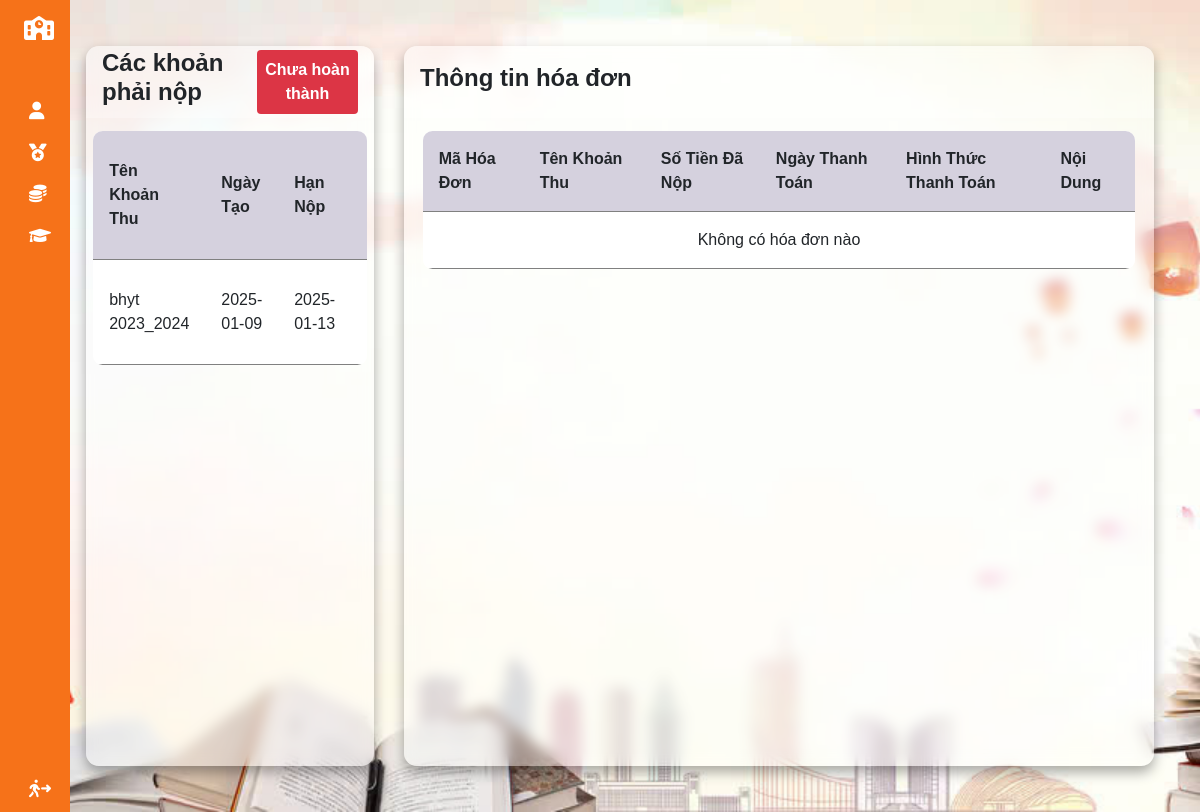
Page /Taichinh (signed in) on the earlier database version.
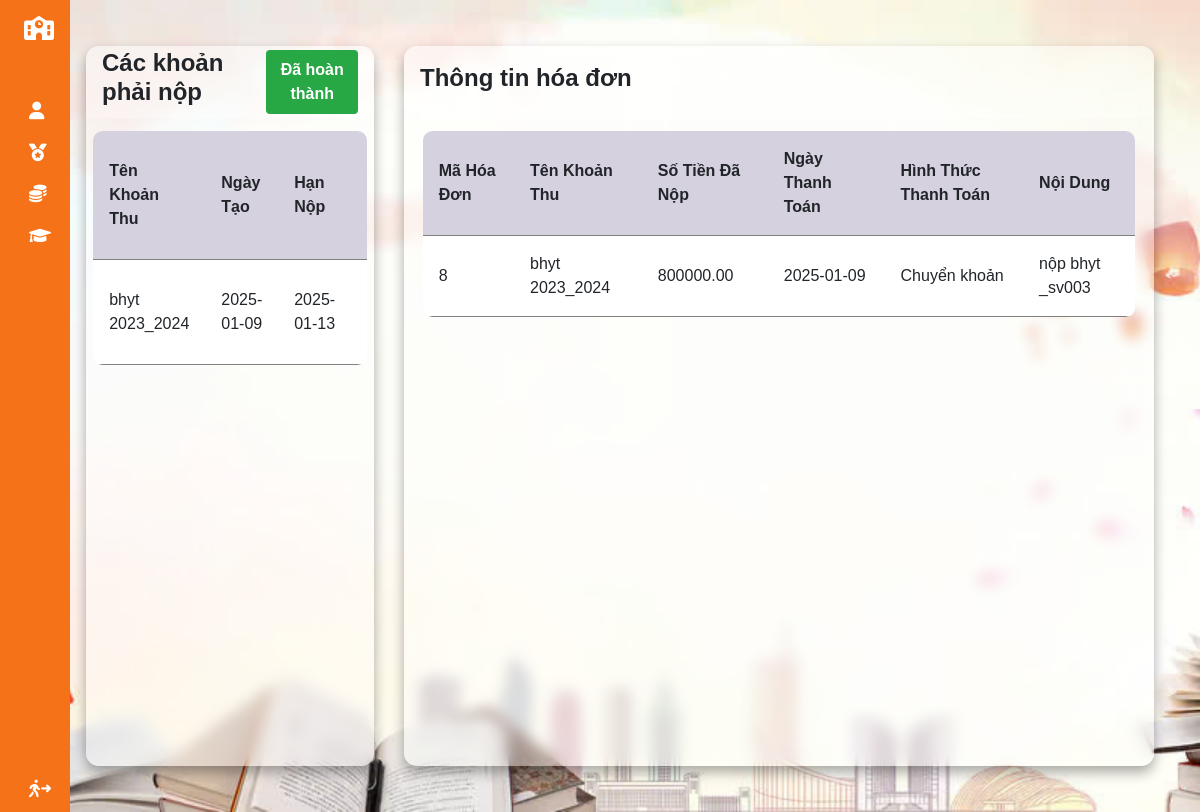
Same page on the later database version.
### tables this page shows
CREATE TABLE `khoan_thu_sinh_vien` (
  `ma_khoan_thu` int(11) NOT NULL,
  `ma_sinh_vien` varchar(10) NOT NULL,
  `so_tien_ban_dau` decimal(12,2) NOT NULL,
  `so_tien_mien_giam` decimal(12,2) DEFAULT NULL,
  `so_tien_phai_nop` decimal(12,2) DEFAULT NULL,
  `trang_thai_thanh_toan` varchar(50) DEFAULT NULL
);

CREATE TABLE `khoan_thu` (
  `ma_khoan_thu` int(11) NOT NULL,
  `ten_khoan_thu` varchar(255) NOT NULL,
  `loai_khoan_thu` varchar(50) DEFAULT NULL,
  `so_tien` decimal(12,2) NOT NULL,
  `ngay_tao` date DEFAULT NULL,
  `han_nop` date DEFAULT NULL
);

CREATE TABLE `hoa_don` (
  `ma_hoa_don` int(11) NOT NULL,
  `ma_sinh_vien` varchar(10) NOT NULL,
  `ma_khoan_thu` int(11) NOT NULL,
  `ngay_thanh_toan` date NOT NULL,
  `so_tien_da_nop` decimal(12,2) NOT NULL,
  `hinh_thuc_thanh_toan` varchar(50) DEFAULT NULL,
  `noi_dung` varchar(255) DEFAULT NULL
);

### MVC/Core/controller.php (called while the page is built, shortened)
<?php
class controller{
    public function model($model){
        return new $model;
    }
    public function view($view,$data=[]){
        include_once './MVC/Views/'.$view.'.php';
    }
}
?>

### MVC/Controllers/Taichinh.php (called while the page is built)
<?php
class Taichinh extends controller{
    private $taichinh;
    function __construct()
    {
        $this->taichinh=$this->model('Taichinh_m');
    }
    function Get_data(){
        $id=$_SESSION['ma_tai_khoan'];
        $dataHoaDon=$this->taichinh->getHoaDonBySinhVien($id);
        $dataDSphainop=$this->taichinh->getThongTinPhaiNopBySinhVien($id);
        $this->view('Masterlayout',['page'=>'Taichinh_v', 'dulieu'=>$dataHoaDon,'dsphainop'=>$dataDSphainop]);
    }
}
?>

### MVC/Core/app.php (called while the page is built, shortened)
<?php
class app{
    protected $action='Get_data';
    function __construct()
    {
       $arr=$this->processURL();
      if($arr!=null){
        if(file_exists('./MVC/Controllers/'.$arr[0].'.php')){
            unset($arr[0]);
        }
      }
      $this->controller=new $this->controller;
      $this->param=$arr?array_values($arr):[];
      call_user_func_array([$this->controller,$this->action],$this->param);
    }
    function processURL(){
        if(isset($_GET['url'])){
         return explode('/', filter_var( trim($_GET['url']),FILTER_DEFAULT));
        }
    }
}
?>

### index.php (called while the page is built, shortened)
<?php
 $myapp =new app();
?>

### MVC/Core/connectDB.php (called while the page is built, shortened)
<?php
class connectDB {
    function __construct()
    {
       $this->con=mysqli_connect('localhost','root','','qlhssv') ;
    }
}
?>

### MVC/Models/Taichinh_m.php (called while the page is built)
<?php
class Taichinh_m extends connectDB {
    function getHoaDonBySinhVien($maSinhVien) {
        $sql = "SELECT
                    hd.ma_hoa_don,
                    kt.ten_khoan_thu,
                    hd.so_tien_da_nop,
                    hd.ngay_thanh_toan,
                    hd.hinh_thuc_thanh_toan,
                    hd.noi_dung
                FROM
                    hoa_don AS hd
                JOIN
                    khoan_thu AS kt ON hd.ma_khoan_thu = kt.ma_khoan_thu
                WHERE
                    hd.ma_sinh_vien = '$maSinhVien'";
        return mysqli_query($this->con, $sql);
    }
    function getThongTinPhaiNopBySinhVien($maSinhVien) {
        $sql = "SELECT
                    kt.ten_khoan_thu,
                    kt.ngay_tao,
                    kt.han_nop,
                    ktsv.so_tien_ban_dau,
                    ktsv.so_tien_mien_giam,
                    ktsv.so_tien_phai_nop,
                    ktsv.trang_thai_thanh_toan
                FROM
                    khoan_thu_sinh_vien AS ktsv
                JOIN
                    khoan_thu AS kt ON ktsv.ma_khoan_thu = kt.ma_khoan_thu
                WHERE
                    ktsv.ma_sinh_vien = '$maSinhVien'";
        return mysqli_query($this->con, $sql);
    }
}
?>

### MVC/Views/Pages/Taichinh_v.php (the view, shortened to what this page needs)
<!DOCTYPE html>
<html lang="en">
<head>
    <link rel="stylesheet" href="https://cdnjs.cloudflare.com/ajax/libs/font-awesome/4.7.0/css/font-awesome.min.css">
    <link rel="stylesheet" href="http://localhost/QLHS/Public/CSS/button.css">
    <link rel="stylesheet" type="text/css" href="http://localhost/QLHS/Public/CSS/styleDT.css">
    <link rel="stylesheet" href="https://use.fontawesome.com/releases/v5.3.1/css/all.css">
    <link rel="stylesheet" href="https://use.fontawesome.com/releases/v5.3.1/css/fontawesome.css">
    <link rel="stylesheet" href="http://localhost/QLHS/Public/CSS/select2.css?v=<?php echo time();?>">
    <link rel="stylesheet" href="http://localhost/QLHS/Public/CSS/dulieu.css?v=<?php echo time();?>">
</head>
<body>
    <main class="table" id="customers_table" style="margin-top: 30px;">
            <?php
        $tong_trang_thai = 'Đã hoàn thành';
        if (isset($data['dsphainop']) && mysqli_num_rows($data['dsphainop']) > 0) {
            while ($row = mysqli_fetch_assoc($data['dsphainop'])) {
                if ($row['trang_thai_thanh_toan'] != 'Đã thanh toán') {
                    $tong_trang_thai = 'Chưa hoàn thành';
                    break;
                }
            }
            mysqli_data_seek($data['dsphainop'], 0);
        }
        ?>
        <?php
if (isset($data['dsphainop']) && mysqli_num_rows($data['dsphainop']) > 0) {
    mysqli_data_seek($data['dsphainop'], 0);
}
?>
        <section class="table__header">
            <h1>Các khoản phải nộp</h1>
            <div style="text-align: center; margin: 10px 0;">
    <?php
    if ($tong_trang_thai == 'Đã hoàn thành') {
        echo '<span class="status-label status-complete">Đã hoàn thành</span>';
    } else {
        echo '<span class="status-label status-incomplete">Chưa hoàn thành</span>';
    }
    ?>
</div>
        </section>
        <section class="table__body">
            <table>
                <thead>
                    <tr>
                    <th>Tên khoản thu</th>
                    <th>Ngày tạo</th>
                    <th>Hạn nộp</th>
                    <th>Số tiền ban đầu</th>
                    </tr>
                </thead>
                <tbody>
                    <?php
                        if(isset($data['dsphainop']) && mysqli_num_rows($data['dsphainop'])>0 ){
                            while($row=mysqli_fetch_assoc($data['dsphainop'])){
                                ?>
                                        <tr>
                                            <td> <?php echo $row['ten_khoan_thu']?> </td>
                                            <td> <?php echo $row['ngay_tao']?> </td>
                                            <td> <?php echo $row['han_nop']?> </td>
                                            <td> <?php echo $row['so_tien_ban_dau']?> </td>
                                        </tr>
                                <?php
                            }
                        }
                    ?>
            </tbody>
            </table>
        </section>
    </main>
    <div class="content-2">
    <form id="myForm" method="post" action="./Taichinh">
    <main class="table" id="customers_table" style="width: 750px; margin: 30px;">
        <section class="table__header">
            <h1>Thông tin hóa đơn</h1>
        </section>
        <section class="table__body">
            <table>
                <thead>
                    <tr>
                        <th>Mã hóa đơn</th>
                        <th>Tên khoản thu</th>
                        <th>Số tiền đã nộp</th>
                        <th>Ngày thanh toán</th>
                        <th>Hình thức thanh toán</th>
                        <th>Nội dung</th>
                    </tr>
                </thead>
                <tbody>
                    <?php
                    if (isset($data['dulieu']) && mysqli_num_rows($data['dulieu']) > 0) {
                        while ($row = mysqli_fetch_assoc($data['dulieu'])) {
                            ?>
                            <tr>
                                <td><?php echo $row['ma_hoa_don']; ?></td>
                                <td><?php echo $row['ten_khoan_thu']; ?></td>
                                <td><?php echo $row['so_tien_da_nop']; ?></td>
                                <td><?php echo $row['ngay_thanh_toan']; ?></td>
                                <td><?php echo $row['hinh_thuc_thanh_toan']; ?></td>
                                <td><?php echo $row['noi_dung']; ?></td>
                            </tr>
                            <?php
                        }
                    } else {
                        echo '<tr><td colspan="6" style="text-align: center;">Không có hóa đơn nào</td></tr>';
                    }
                    ?>
                </tbody>
            </table>
        </section>
    </main>
        </div>
    </div>
</body>
</html>

### MVC/Views/Masterlayout.php (shortened to what this page needs)
<!DOCTYPE html>
<html lang="en">
<head>
    <link href="https://cdn.lineicons.com/4.0/lineicons.css" rel="stylesheet" />
    <link href="https://cdnjs.cloudflare.com/ajax/libs/font-awesome/6.5.0/css/all.min.css" rel="stylesheet">
    <link href="https://cdn.jsdelivr.net/npm/bootstrap@5.3.0-alpha3/dist/css/bootstrap.min.css" rel="stylesheet"
>
    <link rel="stylesheet"  href="http://localhost/qlhs/Public/CSS/layout.css?v=<?php echo time();?>">
</head>
<body>
    <div class="wrapper">
        <aside id="sidebar">
            <div class="d-flex">
                <button class="toggle-btn" type="button">
                    <i class="fa-solid fa-school"></i>
                </button>
            </div>
            <ul class="sidebar-nav">
                <li class="sidebar-item">
                    <a href="#" class="sidebar-link collapsed has-dropdown" data-bs-toggle="collapse"
                        data-bs-target="#QLTK" aria-expanded="false" aria-controls="QLTK">
                        <i class="fa-solid fa-user"></i>
                    </a>
                </li>
                <li class="sidebar-item">
                    <a href="http://localhost/qlhs/DSdiem" class="sidebar-link">
                    <i class="fa-solid fa-medal"></i>
                    </a>
                </li>
                <li class="sidebar-item">
                    <a href="http://localhost/qlhs/Taichinh" class="sidebar-link">
                        <i class="fa-solid fa-coins"></i>
                    </a>
                </li>
                <li class="sidebar-item">
                    <a href="#" class="sidebar-link collapsed has-dropdown" data-bs-toggle="collapse"
                        data-bs-target="#QLHT" aria-expanded="false" aria-controls="QLHT">
                        <i class="fas fa-graduation-cap"></i>
                    </a>
                </li>
            </ul>
            <div class="sidebar-footer">
                <a href="http://localhost/qlhs/Login/logout" class="sidebar-link">
                    <i class="fa-solid fa-person-walking-arrow-right"></i>
                </a>
            </div>
        </aside>
        <div class="main p-3">
            <div class="main-content">
            <?php
                   include_once './MVC/Views/Pages/'.$data['page'].'.php';
               ?>
</body>
</html>

### Public/CSS/layout.css (style rules this page uses)
a { text-decoration: none; }
li { list-style: none; }
h1 { font-weight: 600; font-size: 1.5rem; }
body { font-family: 'Poppins', sans-serif; }
.wrapper { display: flex; width: 100%; }
.main { min-height: 100vh; width: 100%; overflow: hidden; transition: all 0.35s ease-in-out; background-color: #fafbfe; display: flex; justify-content: center; background: url(../Picture/nen.jpg) center / cover no-repeat; }
#sidebar { width: 70px; min-width: 70px; z-index: 1000; transition: all .25s ease-in-out; background-color: #f67219; display: flex; flex-direction: column; }
.toggle-btn { background-color: transparent; cursor: pointer; border: 0; padding: 1rem 1.5rem; }
.toggle-btn i { font-size: 1.5rem; color: #FFF; }
.sidebar-nav { padding: 2rem 0; flex: 1 1 auto; }
a.sidebar-link { padding: .625rem 1.625rem; color: #FFF; display: block; font-size: 0.9rem; white-space: nowrap; border-left: 3px solid transparent; }
.sidebar-link i { font-size: 1.1rem; margin-right: .75rem; }
.sidebar-item { position: relative; }

### Public/CSS/styleDT.css (style rules this page uses)
* { margin: 0; padding: 0; box-sizing: border-box; font-family: sans-serif; }
body { min-height: 100vh; display: flex; justify-content: center; align-items: center; }
main.table { width: 82vw; height: 90vh; background-color: #fff5; backdrop-filter: blur(7px); box-shadow: 0 .4rem .8rem #0005; border-radius: .8rem; overflow: hidden; }
.table__header { width: 100%; height: 10%; background-color: #fff4; padding: .8rem 1rem; display: flex; justify-content: space-between; align-items: center; }
.table__body { width: 95%; max-height: calc(89% - 1.6rem); background-color: #fffb; margin: .8rem auto; border-radius: .6rem; overflow: auto; overflow: overlay; }
table { width: 100%; }
table, th, td { border-collapse: collapse; padding: 1rem; text-align: left; }
thead th { position: sticky; top: 0; left: 0; background-color: #d5d1defe; cursor: pointer; text-transform: capitalize; }
tbody tr { --delay: .1s; transition: .5s ease-in-out var(--delay), background-color 0s; }
tbody tr td, tbody tr td p, tbody tr td img { transition: .2s ease-in-out; }

### Public/CSS/select2.css (style rules this page uses)
:root { --arrow-bg: rgba(255, 255, 255, 0.3); --arrow-icon: url(https://upload.wikimedia.org/wikipedia/commons/9/9d/Caret_down_font_awesome_whitevariation.svg); --option-bg: black; --select-bg: rgba(255, 255, 255, 0.2); }
* { box-sizing: border-box; }
body { place-items: center; min-height: 100vh; }

### MVC/Views/Pages/Taichinh_v.php (style rules this page uses)
.main-content { width: 100%; display: flex; }
.status-label { display: inline-block !important; color: #fff !important; background-color: #28a745 ; padding: 5px 10px; font-weight: bold; border-radius: 4px; margin: 10px 0; }
.status-complete { background-color: #28a745 !important; }
.status-incomplete { background-color: #dc3545 !important; }

Differences in the rows shown:
changed khoan_thu_sinh_vien "bhyt 2023_2024": trang_thai_thanh_toan "Chưa thanh toán" → "Đã thanh toán" (drawn)
added hoa_don: ma_hoa_don "8", ma_khoan_thu.ten_khoan_thu "bhyt 2023_2024", so_tien_da_nop "800000.00", ngay_thanh_toan "2025-01-09", hinh_thuc_thanh_toan "Chuyển khoản", noi_dung "nộp bhyt _sv003"
Other differences:
text no longer shown: "Chưa hoàn thành Không có hóa đơn nào"
text now shown: "Đã hoàn thành"
